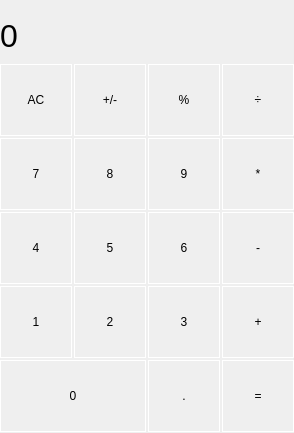
<?xml version="1.0" encoding="UTF-8"?>
<ui version="4.0">
 <class>MainWindow</class>
 <widget class="QMainWindow" name="MainWindow">
  <property name="geometry">
   <rect>
    <x>0</x>
    <y>0</y>
    <width>294</width>
    <height>433</height>
   </rect>
  </property>
  <property name="windowTitle">
   <string>MainWindow</string>
  </property>
  <widget class="QWidget" name="centralwidget">
   <widget class="QLabel" name="Result">
    <property name="geometry">
     <rect>
      <x>0</x>
      <y>10</y>
      <width>281</width>
      <height>51</height>
     </rect>
    </property>
    <property name="font">
     <font>
      <family>Arial</family>
      <pointsize>24</pointsize>
     </font>
    </property>
    <property name="styleSheet">
     <string notr="true">QLabel {
  qproperty-alignment: 'AlignVCenter | AlignRight';
  border-bottom: 1px solid winter mint;
}

background-color : white;</string>
    </property>
    <property name="text">
     <string>0</string>
    </property>
   </widget>
   <widget class="QPushButton" name="pB_AC">
    <property name="geometry">
     <rect>
      <x>0</x>
      <y>64</y>
      <width>72</width>
      <height>72</height>
     </rect>
    </property>
    <property name="styleSheet">
     <string notr="true">QPushButton {
  border: 1px solid white;
}
QPushButton:pressed {
  background-color: qlineargradient(x1: 0, y1: 0, y2: 1,
                                    stop: 0 #dadbde, stop: 1 #CD0074);
}</string>
    </property>
    <property name="text">
     <string>AC</string>
    </property>
   </widget>
   <widget class="QPushButton" name="pB_pam">
    <property name="geometry">
     <rect>
      <x>74</x>
      <y>64</y>
      <width>72</width>
      <height>72</height>
     </rect>
    </property>
    <property name="styleSheet">
     <string notr="true">QPushButton {
  border: 1px solid white;
}
QPushButton:pressed {
  background-color: qlineargradient(x1: 0, y1: 0, y2: 1,
                                    stop: 0 #dadbde, stop: 1 #CD0074);
}</string>
    </property>
    <property name="text">
     <string>+/-</string>
    </property>
   </widget>
   <widget class="QPushButton" name="pB_7">
    <property name="geometry">
     <rect>
      <x>0</x>
      <y>138</y>
      <width>72</width>
      <height>72</height>
     </rect>
    </property>
    <property name="styleSheet">
     <string notr="true">QPushButton {
  border: 1px solid white;
}
QPushButton:pressed {
  background-color: qlineargradient(x1: 0, y1: 0, y2: 1,
                                    stop: 0 #dadbde, stop: 1 #94efff);
}</string>
    </property>
    <property name="text">
     <string>7</string>
    </property>
   </widget>
   <widget class="QPushButton" name="pB_4">
    <property name="geometry">
     <rect>
      <x>0</x>
      <y>212</y>
      <width>72</width>
      <height>72</height>
     </rect>
    </property>
    <property name="styleSheet">
     <string notr="true">QPushButton {
  border: 1px solid white;
}
QPushButton:pressed {
  background-color: qlineargradient(x1: 0, y1: 0, y2: 1,
                                    stop: 0 #dadbde, stop: 1 #94efff);
}</string>
    </property>
    <property name="text">
     <string>4</string>
    </property>
   </widget>
   <widget class="QPushButton" name="pB_0">
    <property name="geometry">
     <rect>
      <x>0</x>
      <y>360</y>
      <width>146</width>
      <height>72</height>
     </rect>
    </property>
    <property name="styleSheet">
     <string notr="true">QPushButton {
  border: 1px solid white;
}
QPushButton:pressed {
  background-color: qlineargradient(x1: 0, y1: 0, y2: 1,
                                    stop: 0 #dadbde, stop: 1 #94efff);
}</string>
    </property>
    <property name="text">
     <string>0</string>
    </property>
   </widget>
   <widget class="QPushButton" name="pB_Mult">
    <property name="geometry">
     <rect>
      <x>222</x>
      <y>138</y>
      <width>72</width>
      <height>72</height>
     </rect>
    </property>
    <property name="styleSheet">
     <string notr="true">QPushButton {
  border: 1px solid white;
}
QPushButton:pressed {
  background-color: qlineargradient(x1: 0, y1: 0, y2: 1,
                                    stop: 0 #dadbde, stop: 1 #eaf27e);
}</string>
    </property>
    <property name="text">
     <string>*</string>
    </property>
   </widget>
   <widget class="QPushButton" name="pB_9">
    <property name="geometry">
     <rect>
      <x>148</x>
      <y>138</y>
      <width>72</width>
      <height>72</height>
     </rect>
    </property>
    <property name="styleSheet">
     <string notr="true">QPushButton {
  border: 1px solid white;
}
QPushButton:pressed {
  background-color: qlineargradient(x1: 0, y1: 0, y2: 1,
                                    stop: 0 #dadbde, stop: 1 #94efff);
}</string>
    </property>
    <property name="text">
     <string>9</string>
    </property>
   </widget>
   <widget class="QPushButton" name="pB_1">
    <property name="geometry">
     <rect>
      <x>0</x>
      <y>286</y>
      <width>72</width>
      <height>72</height>
     </rect>
    </property>
    <property name="styleSheet">
     <string notr="true">QPushButton {
  border: 1px solid white;
}
QPushButton:pressed {
  background-color: qlineargradient(x1: 0, y1: 0, y2: 1,
                                    stop: 0 #dadbde, stop: 1 #94efff);
}</string>
    </property>
    <property name="text">
     <string>1</string>
    </property>
   </widget>
   <widget class="QPushButton" name="pB_3">
    <property name="geometry">
     <rect>
      <x>148</x>
      <y>286</y>
      <width>72</width>
      <height>72</height>
     </rect>
    </property>
    <property name="styleSheet">
     <string notr="true">QPushButton {
  border: 1px solid white;
}
QPushButton:pressed {
  background-color: qlineargradient(x1: 0, y1: 0, y2: 1,
                                    stop: 0 #dadbde, stop: 1 #94efff);
}</string>
    </property>
    <property name="text">
     <string>3</string>
    </property>
   </widget>
   <widget class="QPushButton" name="pB_min">
    <property name="geometry">
     <rect>
      <x>222</x>
      <y>212</y>
      <width>72</width>
      <height>72</height>
     </rect>
    </property>
    <property name="styleSheet">
     <string notr="true">QPushButton {
  border: 1px solid white;
}
QPushButton:pressed {
  background-color: qlineargradient(x1: 0, y1: 0, y2: 1,
                                    stop: 0 #dadbde, stop: 1 #eaf27e);
}</string>
    </property>
    <property name="text">
     <string>-</string>
    </property>
   </widget>
   <widget class="QPushButton" name="pB_6">
    <property name="geometry">
     <rect>
      <x>148</x>
      <y>212</y>
      <width>72</width>
      <height>72</height>
     </rect>
    </property>
    <property name="styleSheet">
     <string notr="true">QPushButton {
  border: 1px solid white;
}
QPushButton:pressed {
  background-color: qlineargradient(x1: 0, y1: 0, y2: 1,
                                    stop: 0 #dadbde, stop: 1 #94efff);
}</string>
    </property>
    <property name="text">
     <string>6</string>
    </property>
   </widget>
   <widget class="QPushButton" name="pB_2">
    <property name="geometry">
     <rect>
      <x>74</x>
      <y>286</y>
      <width>72</width>
      <height>72</height>
     </rect>
    </property>
    <property name="styleSheet">
     <string notr="true">QPushButton {
  border: 1px solid white;
}
QPushButton:pressed {
  background-color: qlineargradient(x1: 0, y1: 0, y2: 1,
                                    stop: 0 #dadbde, stop: 1 #94efff);
}</string>
    </property>
    <property name="text">
     <string>2</string>
    </property>
   </widget>
   <widget class="QPushButton" name="pB_point">
    <property name="geometry">
     <rect>
      <x>148</x>
      <y>360</y>
      <width>72</width>
      <height>72</height>
     </rect>
    </property>
    <property name="styleSheet">
     <string notr="true">QPushButton {
  border: 1px solid white;
}
QPushButton:pressed {
  background-color: qlineargradient(x1: 0, y1: 0, y2: 1,
                                    stop: 0 #dadbde, stop: 1 #eaf27e);
}</string>
    </property>
    <property name="text">
     <string>.</string>
    </property>
   </widget>
   <widget class="QPushButton" name="pB_pla">
    <property name="geometry">
     <rect>
      <x>222</x>
      <y>286</y>
      <width>72</width>
      <height>72</height>
     </rect>
    </property>
    <property name="styleSheet">
     <string notr="true">QPushButton {
  border: 1px solid white;
}
QPushButton:pressed {
  background-color: qlineargradient(x1: 0, y1: 0, y2: 1,
                                    stop: 0 #dadbde, stop: 1 #eaf27e);
}</string>
    </property>
    <property name="text">
     <string>+</string>
    </property>
   </widget>
   <widget class="QPushButton" name="pB_Perc">
    <property name="geometry">
     <rect>
      <x>148</x>
      <y>64</y>
      <width>72</width>
      <height>72</height>
     </rect>
    </property>
    <property name="styleSheet">
     <string notr="true">QPushButton {
  border: 1px solid white;
}
QPushButton:pressed {
  background-color: qlineargradient(x1: 0, y1: 0, y2: 1,
                                    stop: 0 #dadbde, stop: 1 #CD0074);
}</string>
    </property>
    <property name="text">
     <string>%</string>
    </property>
   </widget>
   <widget class="QPushButton" name="pB_Divi">
    <property name="geometry">
     <rect>
      <x>222</x>
      <y>64</y>
      <width>72</width>
      <height>72</height>
     </rect>
    </property>
    <property name="styleSheet">
     <string notr="true">QPushButton {
  border: 1px solid white;
}
QPushButton:pressed {
  background-color: qlineargradient(x1: 0, y1: 0, y2: 1,
                                    stop: 0 #dadbde, stop: 1 #eaf27e);
}</string>
    </property>
    <property name="text">
     <string>÷</string>
    </property>
   </widget>
   <widget class="QPushButton" name="pB_5">
    <property name="geometry">
     <rect>
      <x>74</x>
      <y>212</y>
      <width>72</width>
      <height>72</height>
     </rect>
    </property>
    <property name="styleSheet">
     <string notr="true">QPushButton {
  border: 1px solid white;
}
QPushButton:pressed {
  background-color: qlineargradient(x1: 0, y1: 0, y2: 1,
                                    stop: 0 #dadbde, stop: 1 #94efff);
}</string>
    </property>
    <property name="text">
     <string>5</string>
    </property>
   </widget>
   <widget class="QPushButton" name="pB_res">
    <property name="geometry">
     <rect>
      <x>222</x>
      <y>360</y>
      <width>72</width>
      <height>72</height>
     </rect>
    </property>
    <property name="styleSheet">
     <string notr="true">QPushButton {
  border: 1px solid white;
}
QPushButton:pressed {
  background-color: qlineargradient(x1: 0, y1: 0, y2: 1,
                                    stop: 0 #dadbde, stop: 1 #8df288);
}</string>
    </property>
    <property name="text">
     <string>=</string>
    </property>
   </widget>
   <widget class="QPushButton" name="pB_8">
    <property name="geometry">
     <rect>
      <x>74</x>
      <y>138</y>
      <width>72</width>
      <height>72</height>
     </rect>
    </property>
    <property name="styleSheet">
     <string notr="true">QPushButton {
  border: 1px solid white;
}
QPushButton:pressed {
  background-color: qlineargradient(x1: 0, y1: 0, y2: 1,
                                    stop: 0 #dadbde, stop: 1 #94efff);
}</string>
    </property>
    <property name="text">
     <string>8</string>
    </property>
   </widget>
  </widget>
 </widget>
 <resources/>
 <connections/>
</ui>
